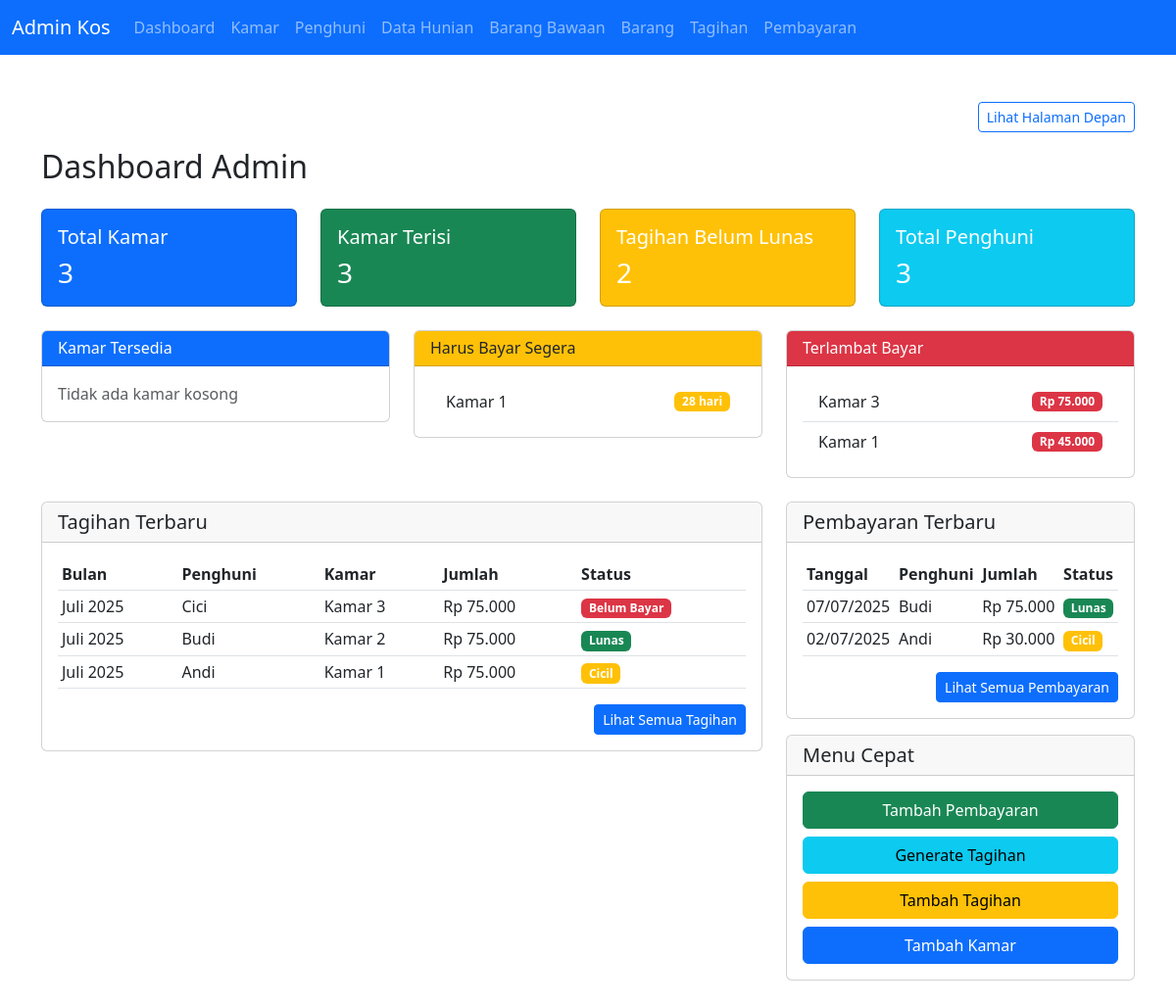
Screenshot of /admin/dashboard.php with the database file from the repository.
### tables this page shows
CREATE TABLE tb_penghuni (
    id INT AUTO_INCREMENT PRIMARY KEY,
    nama VARCHAR(100),
    no_ktp VARCHAR(30),
    no_hp VARCHAR(20),
    tgl_masuk DATE,
    tgl_keluar DATE
);

CREATE TABLE tb_kamar (
    id INT AUTO_INCREMENT PRIMARY KEY,
    nomor VARCHAR(10),
    harga INT
);

CREATE TABLE tb_tagihan (
    id INT AUTO_INCREMENT PRIMARY KEY,
    bulan VARCHAR(7),  
    id_kmr_penghuni INT,
    jml_tagihan INT,
    FOREIGN KEY (id_kmr_penghuni) REFERENCES tb_kmr_penghuni(id)
);

CREATE TABLE tb_bayar (
    id INT AUTO_INCREMENT PRIMARY KEY,
    id_tagihan INT,
    jml_bayar INT,
    tgl_bayar DATE,
    status ENUM('lunas', 'cicil'),
    FOREIGN KEY (id_tagihan) REFERENCES tb_tagihan(id)
);

### admin/dashboard.php (the view, shortened to what the rows shown need)
<?php
include '../inc/db.php';
include '../inc/functions.php';
?>
<!DOCTYPE html>
<html>
<head>
    <link href="https://cdn.jsdelivr.net/npm/bootstrap@5.3.0/dist/css/bootstrap.min.css" rel="stylesheet">
</head>
<body>
    <div class="container py-5">
        <h2 class="mb-4">Dashboard Admin</h2>
        <div class="row mb-4">
            <div class="col-md-4">
                <div class="card">
                    <div class="card-body">
                        <?php
                        $sql = "SELECT p.nama, km.nomor, DATEDIFF(CURDATE(), p.tgl_masuk) as hari_masuk
                               FROM tb_kmr_penghuni kp
                               JOIN tb_penghuni p ON kp.id_penghuni = p.id
                               JOIN tb_kamar km ON kp.id_kamar = km.id
                               WHERE kp.tgl_keluar IS NULL
                               AND p.tgl_keluar IS NULL
                               AND DATEDIFF(CURDATE(), p.tgl_masuk) BETWEEN 25 AND 30
                               ORDER BY p.tgl_masuk ASC
                               LIMIT 5";
                        $result = mysqli_query($conn, $sql);
                        if (mysqli_num_rows($result) > 0) {
                            echo '<ul class="list-group list-group-flush">';
                            while ($row = mysqli_fetch_assoc($result)) {
                                echo '<li class="list-group-item d-flex justify-content-between align-items-center">';
                                echo '<span>Kamar ' . htmlspecialchars($row['nomor']) . '</span>';
                                echo '<span class="badge bg-warning">' . $row['hari_masuk'] . ' hari</span>';
                                echo '</li>';
                            }
                            echo '</ul>';
                        } else {
                            echo '<p class="text-muted mb-0">Tidak ada yang harus bayar</p>';
                        }
                        ?>
                    </div>
                </div>
            </div>
        </div>
        <div class="row">
            <div class="col-md-8">
                <div class="card">
                    <div class="card-body">
                        <div class="table-responsive">
                            <table class="table table-sm">
                                <thead>
                                    <tr>
                                        <th>Bulan</th>
                                        <th>Penghuni</th>
                                        <th>Kamar</th>
                                        <th>Jumlah</th>
                                        <th>Status</th>
                                    </tr>
                                </thead>
                                <tbody>
                                    <?php
                                    $sql = "SELECT t.*, p.nama as nama_penghuni, km.nomor as nomor_kamar,
                                                  km.harga as harga_kamar,
                                                  COALESCE(SUM(bb_barang.harga), 0) as total_barang
                                           FROM tb_tagihan t
                                           JOIN tb_kmr_penghuni kp ON t.id_kmr_penghuni = kp.id
                                           JOIN tb_penghuni p ON kp.id_penghuni = p.id
                                           JOIN tb_kamar km ON kp.id_kamar = km.id
                                           LEFT JOIN tb_brng_bawaan bb ON p.id = bb.id_penghuni
                                           LEFT JOIN tb_barang bb_barang ON bb.id_barang = bb_barang.id
                                           GROUP BY t.id
                                           ORDER BY t.bulan DESC, t.id DESC
                                           LIMIT 5";
                                    $result = mysqli_query($conn, $sql);
                                    if (mysqli_num_rows($result) > 0) {
                                        while ($row = mysqli_fetch_assoc($result)) {
                                            $status_info = get_status_tagihan($conn, $row['id']);
                                            echo '<tr>';
                                            echo '<td>' . format_bulan($row['bulan']) . '</td>';
                                            echo '<td>' . htmlspecialchars($row['nama_penghuni']) . '</td>';
                                            echo '<td>Kamar ' . htmlspecialchars($row['nomor_kamar']) . '</td>';
                                            echo '<td>Rp ' . number_format($row['jml_tagihan'], 0, ',', '.') . '</td>';
                                            echo '<td><span class="badge bg-' . $status_info['class'] . '">' . $status_info['status'] . '</span></td>';
                                            echo '</tr>';
                                        }
                                    } else {
                                        echo '<tr><td colspan="5" class="text-center">Belum ada data tagihan.</td></tr>';
                                    }
                                    ?>
                                </tbody>
                            </table>
                        </div>
                    </div>
                </div>
            </div>
            <div class="col-md-4">
                <div class="card">
                    <div class="card-body">
                        <div class="table-responsive">
                            <table class="table table-sm">
                                <thead>
                                    <tr>
                                        <th>Tanggal</th>
                                        <th>Penghuni</th>
                                        <th>Jumlah</th>
                                        <th>Status</th>
                                    </tr>
                                </thead>
                                <tbody>
                                    <?php
                                    $sql = "SELECT b.*, p.nama as nama_penghuni
                                           FROM tb_bayar b
                                           JOIN tb_tagihan t ON b.id_tagihan = t.id
                                           JOIN tb_kmr_penghuni kp ON t.id_kmr_penghuni = kp.id
                                           JOIN tb_penghuni p ON kp.id_penghuni = p.id
                                           ORDER BY b.id DESC
                                           LIMIT 5";
                                    $result = mysqli_query($conn, $sql);
                                    if (mysqli_num_rows($result) > 0) {
                                        while ($row = mysqli_fetch_assoc($result)) {
                                            $status_class = ($row['status'] == 'lunas') ? 'success' : 'warning';
                                            echo '<tr>';
                                            echo '<td>' . date('d/m/Y', strtotime($row['tgl_bayar'])) . '</td>';
                                            echo '<td>' . htmlspecialchars($row['nama_penghuni']) . '</td>';
                                            echo '<td>Rp ' . number_format($row['jml_bayar'], 0, ',', '.') . '</td>';
                                            echo '<td><span class="badge bg-' . $status_class . '">' . ucfirst($row['status']) . '</span></td>';
                                            echo '</tr>';
                                        }
                                    } else {
                                        echo '<tr><td colspan="4" class="text-center">Belum ada data pembayaran.</td></tr>';
                                    }
                                    ?>
                                </tbody>
                            </table>
                        </div>
                    </div>
                </div>
            </div>
        </div>
    </div>
</body>
</html>

### rows the page displays
tb_penghuni: tb_kamar.nomor "1", hari_masuk "28"
tb_tagihan: bulan "Juli 2025", nama_penghuni "Cici", nomor_kamar "3", jml_tagihan "75.000", id+jml_tagihan "Belum Bayar"
tb_tagihan: bulan "Juli 2025", nama_penghuni "Budi", nomor_kamar "2", jml_tagihan "75.000", status "Lunas"
tb_tagihan: bulan "Juli 2025", nama_penghuni "Andi", nomor_kamar "1", jml_tagihan "75.000", status "Cicil"
tb_bayar: tgl_bayar "07/07/2025", tb_penghuni.nama "Budi", jml_bayar "75.000", status "Lunas"
tb_bayar: tgl_bayar "02/07/2025", tb_penghuni.nama "Andi", jml_bayar "30.000", status "Cicil"

### other values shown
$row['total'] "3"
mysqli_num_rows($result) "2"
$row['nomor'] "3"
$row['sisa_tagihan'] "75.000"
$row['nomor'] "1"
$row['sisa_tagihan'] "45.000"
